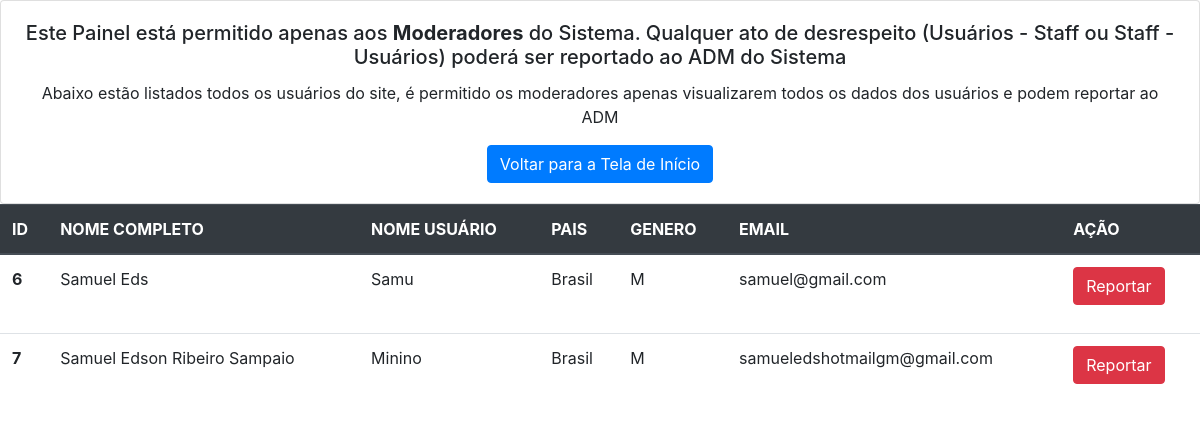
The app's page /moderador.php, older data.
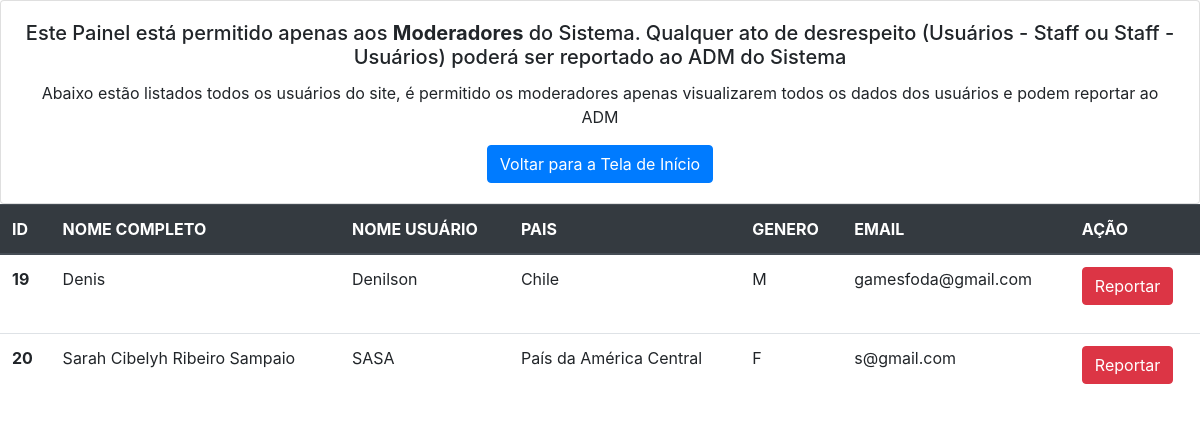
The same page, newer data.
### tables this page shows
CREATE TABLE `usuarios` (
  `id` int(11) NOT NULL AUTO_INCREMENT,
  `nomecompleto` varchar(200) DEFAULT NULL,
  `nomeusuario` varchar(200) DEFAULT NULL,
  `pais` varchar(200) DEFAULT NULL,
  `genero` varchar(10) DEFAULT NULL,
  `email` varchar(200) NOT NULL,
  `senha` varchar(9) NOT NULL,
  `foto` varchar(200) DEFAULT NULL,
  PRIMARY KEY (`id`)
);

### moderador.php (the view, shortened to what this page needs)
<?php
include("php/conexao.php");
$sql = "SELECT * FROM usuarios";
$result = mysqli_query($con,$sql);
?>
<!DOCTYPE html>
<html>
<head>
	<link rel="stylesheet" href="css/bootstrap.css">
</head>
<body>
	<div class="card" style="width: 100%; text-align: center;">
		<div class="card-body">
			<h5 class="card-title">Este Painel está permitido apenas aos <b>Moderadores</b> do Sistema. Qualquer ato de desrespeito (Usuários - Staff ou Staff - Usuários) poderá ser reportado ao ADM do Sistema</h5>
			<p class="card-text">Abaixo estão listados todos os usuários do site, é permitido os moderadores apenas visualizarem todos os dados dos usuários e podem reportar ao ADM</p>
			<a href="index.php" class="btn btn-primary">Voltar para a Tela de Início</a>
		</div>
	</div>
	<table class="table">
		<thead class="thead-dark">
			<tr>
				<th scope="col">ID</th>
				<th scope="col">NOME COMPLETO</th>
				<th scope="col">NOME USUÁRIO</th>
				<th scope="col">PAIS</th>
				<th scope="col">GENERO</th>
				<th scope="col">EMAIL</th>
				<th scope="col">AÇÃO</th>
			</tr>
		</thead>
		<tbody>
			<?php while($row = mysqli_fetch_assoc($result)){ ?>
				<tr>
					<th scope="row"><?php echo $row['id']; ?></th>
					<td><?php echo $row['nomecompleto']; ?></td>
					<td><?php echo $row['nomeusuario']; ?></td>
					<td><?php echo $row['pais']; ?></td>
					<td><?php echo $row['genero']; ?></td>
					<td><?php echo $row['email']; ?></td>
					<td>
						<p>
							<button class="btn btn-danger" type="button" data-toggle="collapse" data-target="#collapseExample" aria-expanded="false" aria-controls="collapseExample">
								Reportar
							</button>
						</p>
					</td>
				</tr>
			<?php } ?>
		</tbody>
	</table>
</body>
</html>

Row changes from the older to the newer data that the page shows:
removed usuarios: id "6", nomecompleto "Samuel Eds", nomeusuario "Samu", pais "Brasil", genero "M", email "samuel@gmail.com"
removed usuarios: id "7", nomecompleto "Samuel Edson Ribeiro Sampaio", nomeusuario "Minino", pais "Brasil", genero "M", email "samueledshotmailgm@gmail.com"
added usuarios: id "19", nomecompleto "Denis", nomeusuario "Denilson", pais "Chile", genero "M", email "gamesfoda@gmail.com"
added usuarios: id "20", nomecompleto "Sarah Cibelyh Ribeiro Sampaio", nomeusuario "SASA", pais "País da América Central", genero "F", email "s@gmail.com"
